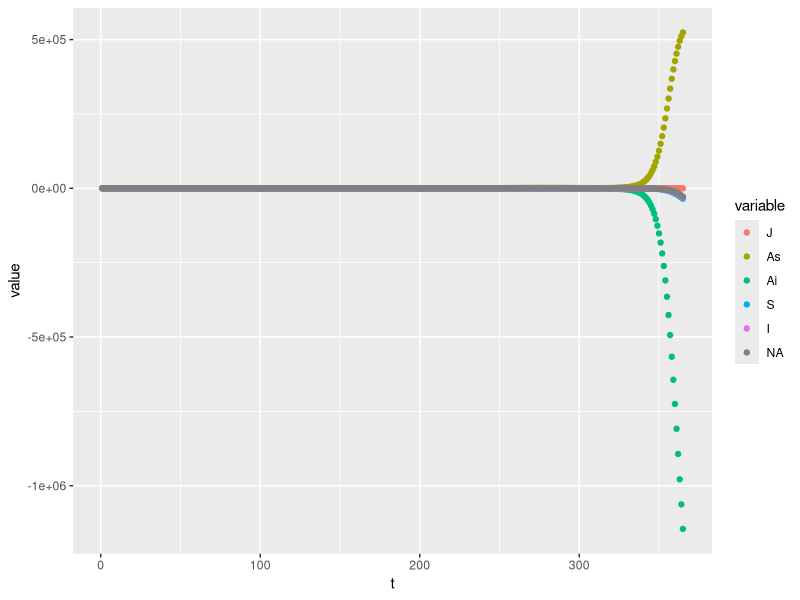

The R script that drew this image:
# Modello Tran 2013

rm(list = ls())

library(deSolve)
library(ggplot2)
library(reshape2) 

#parameters (Tran 2013)

beta_1 = 95 # Number of eggs laid by ovipositing nulliparous females (per female)
beta_2 = 75 # Number of eggs laid by ovipositing parous females (per female)
K_L = 250000 # Standard environment carrying capacity for larvae (larvae ha−1)
K_P = 250000 # Standard environment carrying capacity for pupae (pupae ha−1)
sigma = 0.5 # Sex-ratio at the emergence
mu_E = 0.05 # Egg mortality rate (day−1)
mu_L = 0.08 # Minimum larva mortality rate (day−1)
mu_P = 0.03 # Minimum pupa mortality rate (day−1)
mu_em = 0.1 # Mortality rate during adult emergence (day−1)
mu_A = 0.02 # Minimum adult mortality rate (day−1)
mu_r = 0.08 # Adult mortality rate related to seeking behavior (day−1)
T_E = 10.4 # Minimal temperature needed for egg development (°C)
TDD_E = 110 # Total number of degree-day necessary for egg development (°C)
gamma_Aem = 0.4 # Development rate of emerging adults (day−1)
gamma_Ah = 0.2 # Transition rate from host-seeking to engorged adults (day−1)
gamma_Ao = 0.2 # Transition rate from oviposition site-seeking to host-seeking adults (day−1)
T_Ag = 10 # Minimal temperature needed for egg maturation (°C)
TDD_Ag = 77 # Total number of degree-days necessary for egg maturation (°C)
t_s = 31+28+10 # Start of the favorable season - 10 Mar
t_end = 31+28+31+30+31+30+31+31+30 # End of the favorable season - 30 Sept

# T and P
d = 1:365
t = 15 - 13*cos(d/365*2*pi); # temperatura sinusoidale, min 1 gen = 2 gradi, max 1 lug = 28
p = t*c(0, rep(c(0,0,0,1), 91)) # piove ogni 4 giorni con questa forma strana

# p cumulated over 2 weeks and normalized between 0 and 1 (over a year?)
p_cumm = sapply(1:365, function(x){return(sum(p[max(1,x-13):x]))})
p_cumm_norm = p_cumm/max(p_cumm)

# functions

f_E = (t-T_E)/TDD_E *(t-T_E>0) # Transition function from egg to larva
f_L = - 0.0007*t^2 + 0.0392 * t - 0.3911 # Transition function from larva to pupa
f_P = 0.0008*t^2 - 0.0051 * t + 0.0319 # Transition function from pupa to emerging adult
f_Ag = (t-T_Ag)/TDD_Ag *(t-T_Ag>0) # Transition function from engorged adult to oviposition site—seeking adult
m_L = exp(-t/0.5) + mu_L # Larva mortality (day−1)
m_P = exp(-t/0.5) + mu_P # Pupa mortality rate (day−1)
m_A = pmax(mu_A, 0.04417 + 0.00217*t) # Adult mortality rate (day−1)
k_L = K_L*(p_cumm_norm+1) # Environment carrying capacity of larvae (ha−1)
k_P = K_P*(p_cumm_norm+1) # Environment carrying capacity of pupae (ha−1)

n_s = 1 # number of locations (added; 1 vor no dimension)

# list with parameters to be passed to the ODE system
parms = list(beta_1 = beta_1,
             beta_2 = beta_2,
             K_L = K_L,
             K_P = K_P,
             sigma = sigma,
             mu_E = mu_E,
             mu_L = mu_L,
             mu_P = mu_P,
             mu_em = mu_em,
             mu_A = mu_A,
             mu_r = mu_r,
             T_E = T_E,
             TDD_E = TDD_E,
             gamma_Aem = gamma_Aem,
             gamma_Ah = gamma_Ah,
             gamma_Ao = gamma_Ao,
             T_Ag = T_Ag,
             TDD_Ag = TDD_Ag,
             t_s = t_s,
             t_end = t_end,
             f_E = f_E,
             f_L = f_L,
             f_P = f_P,
             f_Ag = f_Ag,
             m_L = m_L,
             m_P = m_P,
             m_A = m_A,
             k_L = k_L,
             k_P = k_P,
             n_s = n_s) 

df <- function(t, x, parms) {
  
  # initial conditions and paramters
  with(parms, { 
    
    E = x[(1+n_s*0):(1*n_s)]
    L = x[(1+n_s*1):(2*n_s)]
    P = x[(1+n_s*2):(3*n_s)]
    A_em = x[(1+n_s*3):(4*n_s)]
    A_1h = x[(1+n_s*4):(5*n_s)]
    A_1g = x[(1+n_s*5):(6*n_s)]
    A_1o = x[(1+n_s*6):(7*n_s)]
    A_2h = x[(1+n_s*7):(8*n_s)]
    A_2g = x[(1+n_s*8):(9*n_s)]
    A_2o = x[(1+n_s*9):(10*n_s)]
    
    
    # ODE definition 
    dE = gamma_Ao*(beta_1*A_1o + beta_2*A_2o) - (mu_E + f_E[t[1]])*E
    dL = f_E[t[1]]*E - (m_L[t[1]]*(1+L/k_L[t[1]]) + f_L[t[1]])*L
    dP = f_L[t[1]]*L - (m_P[t[1]] + f_P[t[1]])*P
    dA_em = f_P[t[1]]*P*sigma*exp(-mu_em*(1+P/k_P[t[1]])) - (m_A[t[1]]+gamma_Aem)*A_em
    dA_1h = gamma_Aem*A_em - (m_A[t[1]] + mu_r + gamma_Ah)*A_1h
    dA_1g = gamma_Ah*A_1h - (m_A[t[1]] + f_Ag[t[1]])*A_1g
    dA_1o = f_Ag[t[1]]*A_1g - (m_A[t[1]] + mu_r + gamma_Ao)*A_1o
    dA_2h = gamma_Ao*(A_1o + A_2o) - (m_A[t[1]] + mu_r + gamma_Ah)*A_2h
    dA_2g = gamma_Ah*A_2h - (m_A[t[1]] + f_Ag[t[1]])*A_2g
    dA_2o = f_Ag[t[1]]*A_2g - (m_A[t[1]] + mu_r + gamma_Ao)*A_2o
    
    dx <- c(dE, dL, dP, dA_em, dA_1h, dA_1g, dA_1o, dA_2h, dA_2g, dA_2o)
    
    return(list(dx))})
}

# System initialization
E0 = 100 #max(k_P)
L0 = 0
P0 = 0
A_em0 = 0
A_1h0 = 0
A_1g0 = 0
A_1o0 = 0
A_2h0 = 0
A_2g0 = 0
A_2o0 = 0

l_sim = 365

X_0 = c(E0, L0, P0, A_em0, A_1h0, A_1g0, A_1o0, A_2h0, A_2g0, A_2o0)

#integration
Sim <- as.data.frame(ode(X_0, 1:l_sim, df, parms))

#plot
colnames(Sim) = c("t", "J", "As", "Ai", "S", "I")
Sim_m = reshape2::melt(Sim, id = 't')

ggplot(Sim_m, aes(x = t, y = value, color = variable))+
  geom_point()
